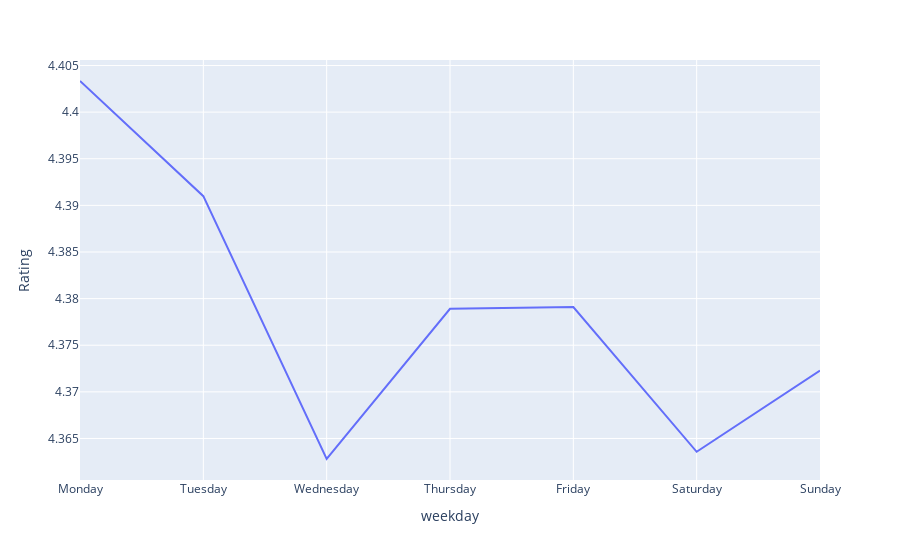

Notebook cell for this chart:
### Code cell
averages.plot(x='weekday', y='Rating')

### Figure 1 — Plotly figure (JSON) as saved in the notebook; plotly's stock layout.template omitted (floating-point values rounded to 4 significant figures)
{"data": [{"hovertemplate": "weekday=%{x}<br>Rating=%{y}<extra></extra>", "legendgroup": "", "line": {"color": "#636efa", "dash": "solid"}, "mode": "lines", "name": "", "orientation": "v", "showlegend": false, "type": "scatter", "x": ["Monday", "Tuesday", "Wednesday", "Thursday", "Friday", "Saturday", "Sunday"], "xaxis": "x", "y": [4.403, 4.391, 4.363, 4.379, 4.379, 4.364, 4.372], "yaxis": "y"}], "layout": {"legend": {"tracegroupgap": 0}, "margin": {"t": 60}, "xaxis": {"anchor": "y", "domain": [0, 1], "title": {"text": "weekday"}}, "yaxis": {"anchor": "x", "domain": [0, 1], "title": {"text": "Rating"}}}}
